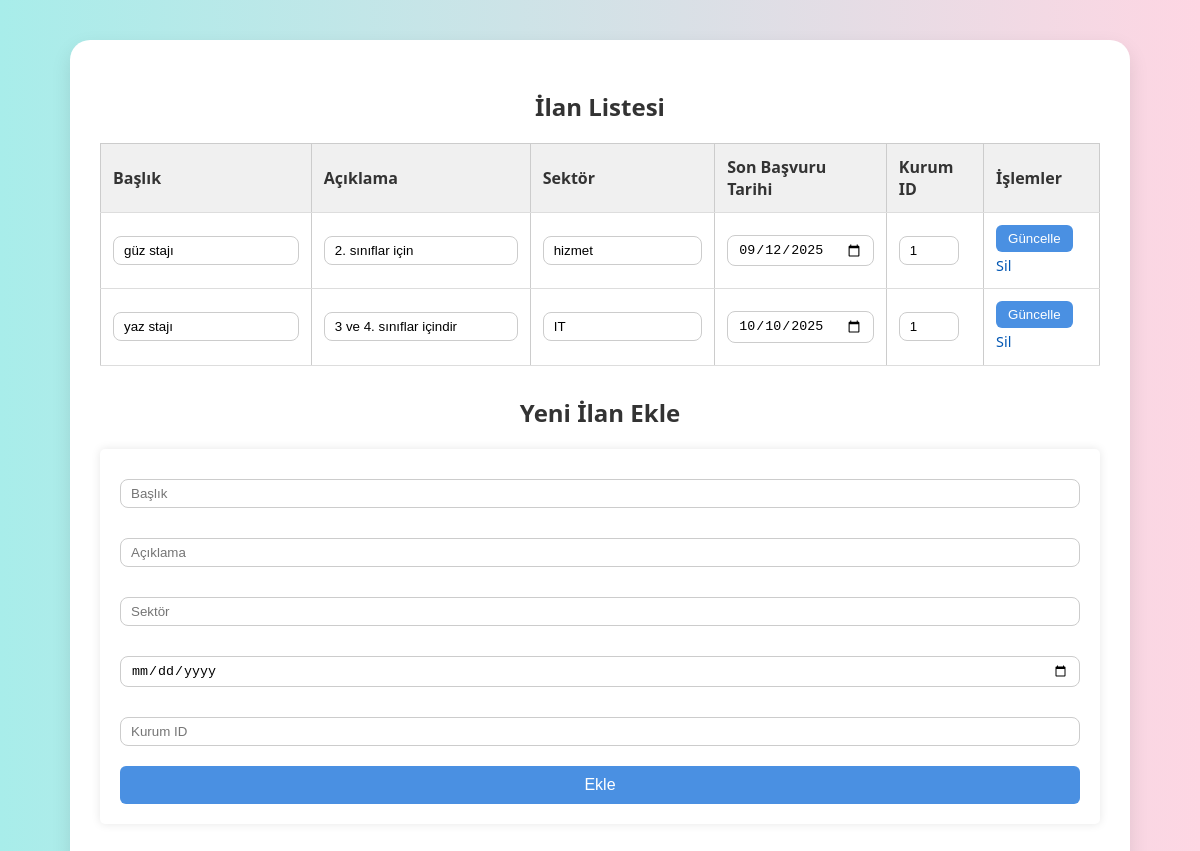
Page /ilanlar.php on the committed database.
### tables this page shows
CREATE TABLE `ilanlar` (
  `ilan_id` int NOT NULL,
  `kurum_id` int DEFAULT NULL,
  `baslik` varchar(100) NOT NULL,
  `aciklama` text,
  `sektor` varchar(100) DEFAULT NULL,
  `son_basvuru_tarihi` date DEFAULT NULL
);

### ilanlar.php (the view, shortened to what this page needs)
<?php
include 'db.php';
$result = $conn->query("SELECT * FROM ilanlar ORDER BY son_basvuru_tarihi ASC");
?>
<!DOCTYPE html>
<html lang="tr">
<head>
    <link rel="stylesheet" href="style.css">
</head>
<body class="giris-sayfa">
    <div class="giris-container">
        <h2>İlan Listesi</h2>
        <table border="1" cellpadding="10" cellspacing="0">
            <thead>
                <tr>
                    <th>Başlık</th>
                    <th>Açıklama</th>
                    <th>Sektör</th>
                    <th>Son Başvuru Tarihi</th>
                    <th>Kurum ID</th>
                    <th>İşlemler</th>
                </tr>
            </thead>
            <tbody>
                <?php while ($row = $result->fetch_assoc()): ?>
                    <tr>
                        <form method="post">
                        <td style="min-width: 150px;"><input type="text" name="baslik" value="<?= htmlspecialchars($row['baslik']) ?>"></td>
<td style="min-width: 180px;"><input type="text" name="aciklama" value="<?= htmlspecialchars($row['aciklama']) ?>"></td>
<td><input type="text" name="sektor" value="<?= htmlspecialchars($row['sektor']) ?>"></td>
<td><input type="date" name="son_basvuru_tarihi" value="<?= $row['son_basvuru_tarihi'] ?>"></td>
<td><input type="number" name="kurum_id" value="<?= $row['kurum_id'] ?>" style="width: 60px;"></td>
                            <td>
                                <button type="submit" name="update">Güncelle</button>
                                <a href="?delete=<?= $row['ilan_id'] ?>" onclick="return confirm('Bu ilan silinsin mi?')">Sil</a>
                            </td>
                        </form>
                    </tr>
                <?php endwhile; ?>
            </tbody>
        </table>
        <h2>Yeni İlan Ekle</h2>
        <form method="post" class="ekle-formu">
            <input type="text" name="baslik" placeholder="Başlık" required>
            <input type="text" name="aciklama" placeholder="Açıklama" required>
            <input type="text" name="sektor" placeholder="Sektör" required>
            <input type="date" name="son_basvuru_tarihi" required>
            <input type="number" name="kurum_id" placeholder="Kurum ID" required>
            <button type="submit" name="add">Ekle</button>
        </form>
    </div>
</body>
</html>

### style.css (style rules this page uses)
body { font-family: 'Segoe UI', sans-serif; background-color: #f4f4f4; margin: 0; padding: 0; }
h1, h2, h3 { color: #333; margin-bottom: 20px; }
form { background-color: white; padding: 20px; border-radius: 5px; box-shadow: 0 0 10px rgba(0,0,0,0.1); margin-bottom: 20px; }
input[type="text"], input[type="email"], input[type="date"], input[type="number"] { width: 100%; padding: 10px; margin: 10px 0; border: 1px solid #ddd; border-radius: 5px; }
table { width: 100%; border-collapse: collapse; margin-top: 20px; }
th, td { padding: 10px; border: 1px solid #ccc; text-align: center; }
th { background-color: #f0f0f0; color: #333; }
body.giris-sayfa { background: linear-gradient(to right, #a8edea, #fed6e3); font-family: 'Segoe UI', Tahoma, Geneva, Verdana, sans-serif; padding: 40px 0; }
.giris-container { width: 90%; max-width: 1000px; margin: auto; background-color: white; padding: 30px; border-radius: 20px; box-shadow: 0 8px 20px rgba(0, 0, 0, 0.1); }
h2 { text-align: center; margin-bottom: 20px; }
table { width: 100%; border-collapse: collapse; margin-bottom: 30px; }
table th, table td { padding: 12px; text-align: left; vertical-align: middle; border-bottom: 1px solid #ddd; }
table th { background-color: #f0f0f0; font-weight: bold; }
input[type="text"], input[type="date"], input[type="number"] { width: 100%; padding: 6px 10px; border: 1px solid #ccc; border-radius: 8px; box-sizing: border-box; }
button { padding: 6px 12px; background-color: #4a90e2; color: white; border: none; border-radius: 6px; cursor: pointer; }
a { display: inline-block; margin-top: 4px; color: #0056b3; text-decoration: none; font-size: 0.9em; }
.ekle-formu { display: grid; gap: 10px; grid-template-columns: 1fr 1fr; margin-top: 20px; }
.ekle-formu input, .ekle-formu button { grid-column: span 2; }
.ekle-formu button { font-size: 1rem; padding: 10px; }

### rows in the picture
ilanlar: baslik "güz stajı", aciklama "2. sınıflar için", sektor "hizmet", son_basvuru_tarihi "09/12/2025", kurum_id "1"
ilanlar: baslik "yaz stajı", aciklama "3 ve 4. sınıflar içindir", sektor "IT", son_basvuru_tarihi "10/10/2025", kurum_id "1"
